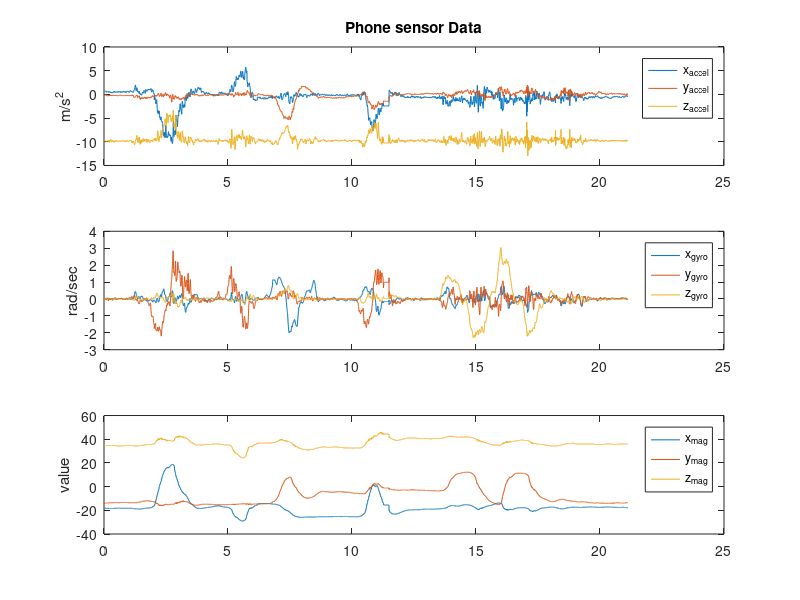
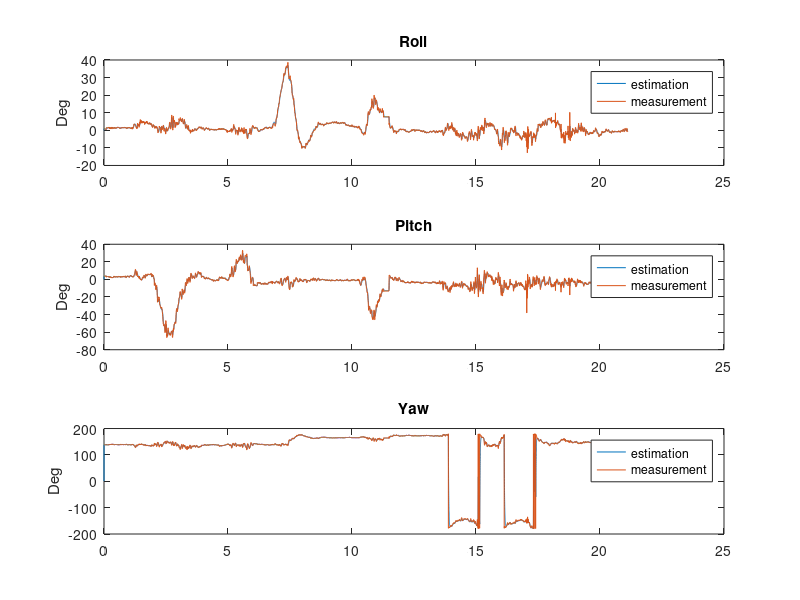

The MATLAB script that drew these images, in order:
clc
clear
close all

load('phone_imu_data_1ms_with_acc.mat')
Ts = 0.001;
figure
subplot(3,1,1)
plot(time,Accel')
title('Phone sensor Data')
legend('x_a_c_c_e_l','y_a_c_c_e_l','z_a_c_c_e_l')
ylabel('m/s^2')
subplot(3,1,2)
plot(time,Gyro')
legend('x_g_y_r_o','y_g_y_r_o','z_g_y_r_o')
ylabel('rad/sec')
subplot(3,1,3)
plot(time,Mag')
legend('x_m_a_g','y_m_a_g','z_m_a_g')
ylabel('value')

A = [1, 0, 0, -Ts,   0,  0;
     0, 1, 0,   0, -Ts,  0;
     0, 0, 1,   0,   0,-Ts;
     0, 0, 0,   1,   0,  0;
     0, 0, 0,   0,   1,  0;
     0, 0, 0,   0,   0,  1];
B = [Ts, 0, 0;
     0, Ts, 0;
     0,  0,Ts;
     0,  0, 0;
     0,  0, 0;
     0,  0, 0];
C = [1, 0, 0, 0, 0, 0;
     0, 1, 0, 0, 0, 0;
     0, 0, 1, 0, 0, 0];

Q = diag([0.5,0.5,0.5,0.05,0.05,0.05]);
R = 100*eye(3);
P = 1e-3*eye(1);
xplus = zeros(6,1);

for k=1:numel(time)                 

    P = A*P*A' + Q;
    
    S = C*P*C' + R; % Estimate error 
    K = (P*C')/S; % Kalman gain
    
    %% meas
    phi_ = -atan(Accel(k,2)/sqrt(Accel(k,1)^2+Accel(k,3)^2));
    theta_ = atan(Accel(k,1)/sqrt(Accel(k,2)^2+Accel(k,3)^2));
    Zt = [phi_;
          theta_;
          atan2(Mag(k,3) * sin(phi_) - Mag(k,2) * cos(phi_), Mag(k,1) * cos(theta_) + Mag(k,2) * sin(theta_) * sin(phi_) + Mag(k,3) * sin(theta_) * cos(phi_))  ];% atan2(-Mag(2),Mag(1))
    meas(k,:,:) = Zt;
    if k==2; xplus = [Zt;0;0;0];
    else
    omega = double(Gyro(k,:)');
    x_ = A*xplus+B*omega;
    innov = Zt - C*x_ ;
    xplus = x_ + K*innov;
    end
    states(k,:,:) = xplus;
    
    % Update the error covariance 
    
    P = (eye(6) - K*C)*P;
   
end
figure
subplot(3,1,1)
plot(time,rad2deg(states(:,1)));hold on
plot(time,rad2deg(meas(:,1)))
title("Roll")
legend('estimation','measurement')
ylabel("Deg")
subplot(3,1,2)
plot(time,rad2deg(states(:,2)));hold on
plot(time,rad2deg(meas(:,2)))
title("Pitch")
legend('estimation','measurement')
ylabel("Deg")
subplot(3,1,3)
plot(time,rad2deg(states(:,3)));hold on
plot(time,rad2deg(meas(:,3)))
title("Yaw")
legend('estimation','measurement')
ylabel("Deg")
